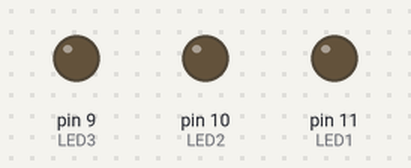
Simulated run of this sketch. Board: Arduino Uno, built with avr-gcc and run on an emulated ATmega328P. Shown: output pins drawn as LEDs (lit = HIGH).

Above: at 0.15 s.
Timing chart, 0 to 40.0 s (numbered marks = the images above):
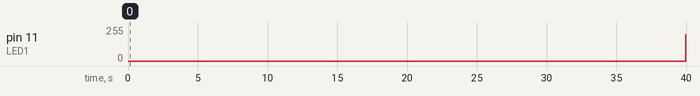

Measured:
- by itself, pin 11 (LED1): 0/255 → 196/255 at 40.0 s

The sketch:

pwm.ino
```cpp
int delayValue = 5;
int i = 0;

int LED1 = 11;
int LED2 = 10;
int LED3 = 9;

void setup() {
  pinMode(LED1, OUTPUT);
  pinMode(LED2, OUTPUT);
  pinMode(LED3, OUTPUT);

}

void loop() {
  upDown(LED1);
  upDown(LED2);
  upDown(LED3);
}
```

up_down.ino
```cpp
void upDown(int pin) {
  for (i=0; i <255; i++) {
    analogWrite(pin, i);
    delay(delayValue);
  }
  for (i=255; i>=0; i--) {
    analogWrite(pin, i);
    delay(delayValue);
  }
}
```
